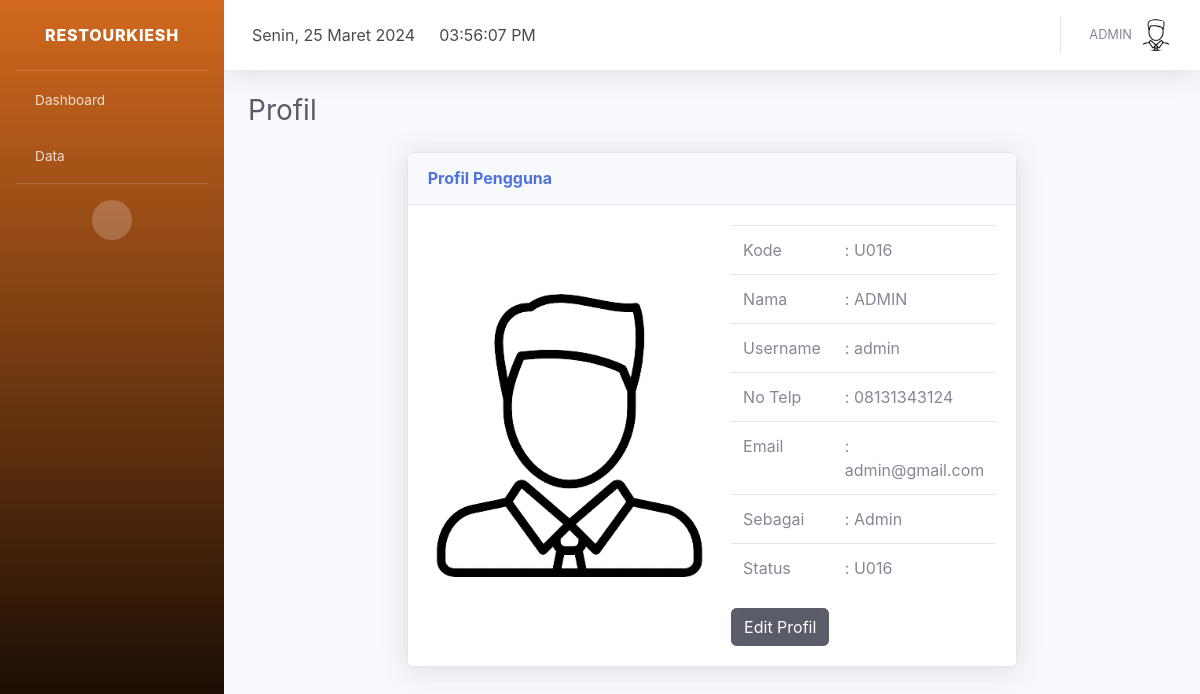
Page /index.php?page=profil (signed in) on the committed database.
### tables this page shows
CREATE TABLE `profil_aplikasi` (
  `id` int(11) NOT NULL,
  `nama_aplikasi` varchar(30) NOT NULL,
  `alamat` varchar(100) NOT NULL,
  `no_telp` char(14) NOT NULL,
  `logo` varchar(100) NOT NULL
);

CREATE TABLE `pengguna` (
  `id_pengguna` int(11) NOT NULL,
  `kode_pengguna` char(9) NOT NULL,
  `nama_pengguna` varchar(50) NOT NULL,
  `email` varchar(35) NOT NULL,
  `no_telp` char(14) NOT NULL,
  `foto` varchar(100) NOT NULL,
  `username` varchar(50) NOT NULL,
  `password` varchar(500) NOT NULL,
  `level` varchar(10) NOT NULL,
  `status` int(11) NOT NULL
);

### page/profil/index.php (the view, shortened to what this page needs)
<div class="container-fluid">
    <div class="d-sm-flex align-items-center justify-content-between mb-4">
        <h1 class="h3 mb-0 text-gray-800">Profil</h1>
    </div>
    <div class="row">
    <div class="col-xl-8 col-lg-7 mx-auto">
            <div class="card shadow mb-4">
                <div class="card-header py-3 d-flex flex-row align-items-center justify-content-between">
                    <h6 class="m-0 font-weight-bold text-primary">Profil Pengguna</h6>
                </div>
                <?php
                include 'config/database.php';
                $id_pengguna = $_SESSION["id_pengguna"];
                $sql = "select * from pengguna where id_pengguna=$id_pengguna limit 1";
                $hasil = mysqli_query($kon, $sql);
                $data = mysqli_fetch_array($hasil);
                ?>
                <div class="card-body d-flex flex-row align-items-center">
                <div style="margin-right: 20px;">
                    <img class="card-img-top" src="page/pengguna/foto/<?php echo $data['foto']; ?>" alt="Card image">
                </div>
                <div>
                    <table class="table">
                        <tbody>
                            <tr>
                                <td>Kode</td>
                                <td width="80%">: <?php echo $data['kode_pengguna']; ?></td>
                            </tr>
                            <tr>
                                <td>Nama</td>
                                <td width="80%">: <?php echo $data['nama_pengguna']; ?></td>
                            </tr>
                            <tr>
                                <td>Username</td>
                                <td width="80%">: <?php echo $data['username']; ?></td>
                            </tr>
                            <tr>
                                <td>No Telp</td>
                                <td width="80%">: <?php echo $data['no_telp']; ?></td>
                            </tr>
                            <tr>
                                <td>Email</td>
                                <td width="80%">: <?php echo $data['email']; ?></td>
                            </tr>
                            <tr>
                                <td>Sebagai</td>
                                <td width="80%">: <?php echo $data['level']; ?></td>
                            </tr>
                            <tr>
                                <td>Status</td>
                                <td width="80%">: <?php echo $data['kode_pengguna']; ?></td>
                            </tr>
                        </tbody>
                    </table>
                    <button type="button" class="btn btn-dark" data-toggle="modal" data-target="#ubah_profil">Edit Profil</button>
                </div>
            </div>
        </div>
    </div>
</div>

### index.php (shortened to what this page needs)
<?php
include 'config/database.php';
$hasil = mysqli_query($kon, "select * from profil_aplikasi order by nama_aplikasi desc limit 1");
$data = mysqli_fetch_array($hasil);
?>
<!DOCTYPE html>
<html lang="en">
<head>
  <link href="assets/vendor/fontawesome-free/css/all.min.css" rel="stylesheet" type="text/css">
  <link href="assets/font/font.css" rel="stylesheet">
  <link href="assets/css/sb-admin-2.min.css" rel="stylesheet">
  <link href="assets/vendor/datatables/dataTables.bootstrap4.min.css" rel="stylesheet">
  <link rel="stylesheet" href="assets/plugin/datepicker/css/datepicker.css">
</head>
<body>
  <div id="wrapper">
    <ul class="navbar-nav sidebar sidebar-dark accordion" id="accordionSidebar" style="background-image: linear-gradient(180deg, #D2691E 0%, #000000 100%);">
      <a class="sidebar-brand d-flex align-items-center justify-content-center" href="index.php?page=dashboard">
        <div class="sidebar-brand-text mx-3"><?php echo $data['nama_aplikasi']; ?></div>
      </a>
      <hr class="sidebar-divider my-0">
<li class="nav-item">
    <a class="nav-link" href="index.php?page=dashboard">
        <i class="fas fa-home"></i>
        <span>Dashboard</span>
    </a>
</li>
      <?php if ($_SESSION["level"] == "Admin") : ?>
        <li class="nav-item">
          <a class="nav-link collapsed" href="#" data-toggle="collapse" data-target="#master_data" aria-expanded="true" aria-controls="collapseTwo">
            <i class="fas fa-database"></i>
            <span>Data</span>
          </a>
        </li>
      <?php endif; ?>
      <hr class="sidebar-divider d-none d-md-block">
      <div class="text-center d-none d-md-inline">
        <button class="rounded-circle border-0" id="sidebarToggle"></button>
      </div>
    </ul>
    <div id="content-wrapper" class="d-flex flex-column">
      <div id="content">
        <nav class="navbar navbar-expand navbar-light bg-white topbar mb-4 static-top shadow">
          <div class="top-navbar d-none d-xl-block">
            <ul class="navbar-nav align-items-center">
              <li class="nav-item">
                <a class="nav-link">
                  <div id="date">
                  </div>
                </a>
              </li>
            </ul>
          </div>
          <div class="top-navbar d-none d-xl-block">
            <ul class="navbar-nav align-items-center">
              <li class="nav-item">
                <a class="nav-link">
                  <div id="clock">
                  </div>
                </a>
              </li>
            </ul>
          </div>
          <ul class="navbar-nav ml-auto">
    <?php
    include 'config/database.php';
    $id_pengguna = $_SESSION["id_pengguna"];
    $hasil = mysqli_query($kon, "select nama_pengguna,foto from pengguna where id_pengguna=$id_pengguna");
    $row = mysqli_fetch_array($hasil);
    ?>
    <li class="nav-item dropdown no-arrow">
      <a class="nav-link dropdown-toggle" href="#" id="userDropdown" role="button" data-toggle="dropdown" aria-haspopup="true" aria-expanded="false">
        <span class="mr-2 d-none d-lg-inline text-gray-600 small"><?php echo $row["nama_pengguna"]; ?></span>
        <img class="img-profile rounded-circle" src="page/pengguna/foto/<?php echo $row["foto"]; ?>">
      </a>
    </li>
</ul>
        </nav>
        <?php
        if (isset($_GET['page'])) {
          $page = $_GET['page'];
          switch ($page) {
            case 'profil':
              include "page/profil/index.php";
              break;
          }
        }
        ?>
      </div>
    </div>
  </div>
  <link href="assets/plugin/select2/select2.min.css" rel="stylesheet" />
</body>
</html>

### rows in the picture
profil_aplikasi: nama_aplikasi "RESTOURKIESH"
pengguna: nama_pengguna "ADMIN", foto (picture), kode_pengguna "U016", username "admin", no_telp "08131343124", email "admin@gmail.com", level "Admin"
